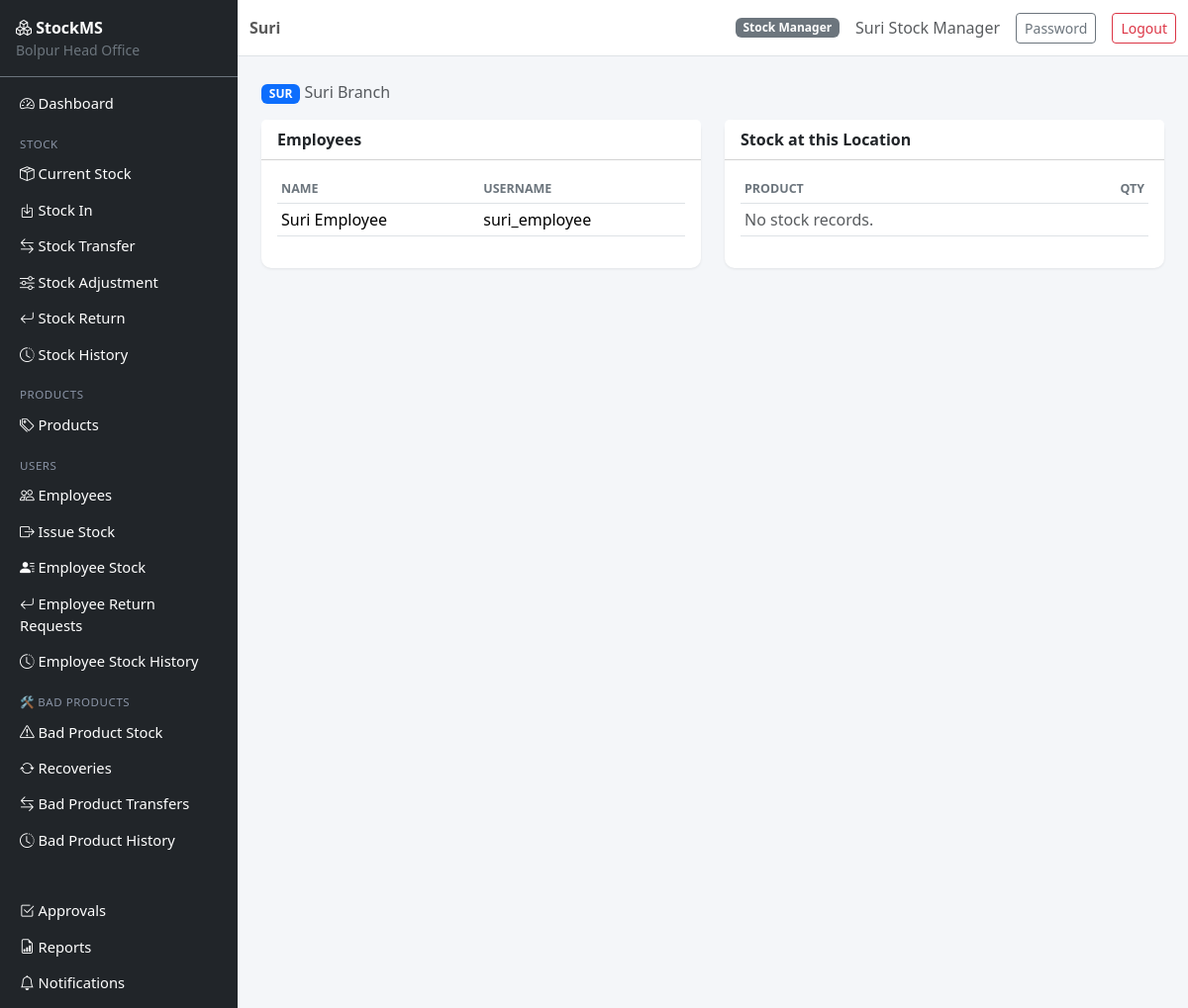
The app's page /locations/2 (signed in) with its own data.
### app/models.py (models this page shows, shortened)
class Location(db.Model):
    __tablename__ = "locations"
    id = db.Column(db.Integer, primary_key=True)
    code = db.Column(db.String(10), unique=True, nullable=False)
    name = db.Column(db.String(120), nullable=False)
    address = db.Column(db.String(255))
    is_active = db.Column(db.Boolean, default=True, nullable=False)
    created_at = db.Column(db.DateTime, default=datetime.utcnow)
    updated_at = db.Column(db.DateTime, default=datetime.utcnow, onupdate=datetime.utcnow)
    manager_assignments = db.relationship("StockManagerAssignment", back_populates="location")
    employees = db.relationship("Employee", back_populates="location")

class User(UserMixin, db.Model):
    __tablename__ = "users"
    id = db.Column(db.Integer, primary_key=True)
    username = db.Column(db.String(64), unique=True, nullable=False, index=True)
    email = db.Column(db.String(120), unique=True, nullable=False, index=True)
    password_hash = db.Column(db.String(255), nullable=False)
    full_name = db.Column(db.String(120), nullable=False)
    role = db.Column(db.String(20), nullable=False, default=ROLE_EMPLOYEE)
    is_active = db.Column(db.Boolean, default=True, nullable=False)
    created_at = db.Column(db.DateTime, default=datetime.utcnow)
    updated_at = db.Column(db.DateTime, default=datetime.utcnow, onupdate=datetime.utcnow)
    last_login_at = db.Column(db.DateTime)
    manager_assignments = db.relationship(
        "StockManagerAssignment", back_populates="user", foreign_keys="StockManagerAssignment.user_id"
    )
    employee_profile = db.relationship(
        "Employee", back_populates="user", uselist=False, foreign_keys="Employee.user_id"
    )
    def is_main_admin(self):
        return self.role == ROLE_MAIN_ADMIN
    def is_stock_manager(self):
        return self.role == ROLE_STOCK_MANAGER
    def is_employee(self):
        return self.role == ROLE_EMPLOYEE
    def authorized_location_ids(self):
        if self.role == ROLE_STOCK_MANAGER:
            return [a.location_id for a in self.manager_assignments if a.is_active]
        if self.role == ROLE_EMPLOYEE and self.employee_profile:
            return [self.employee_profile.location_id]
        return []

class Employee(db.Model):
    __tablename__ = "employees"
    id = db.Column(db.Integer, primary_key=True)
    employee_code = db.Column(db.String(20), unique=True, nullable=False)
    user_id = db.Column(db.Integer, db.ForeignKey("users.id"), unique=True, nullable=False)
    location_id = db.Column(db.Integer, db.ForeignKey("locations.id"), nullable=False)
    stock_manager_id = db.Column(db.Integer, db.ForeignKey("users.id"))  # supervising manager
    phone = db.Column(db.String(20))
    designation = db.Column(db.String(100))
    department = db.Column(db.String(100))
    joined_at = db.Column(db.DateTime, default=datetime.utcnow)
    is_active = db.Column(db.Boolean, default=True, nullable=False)
    created_at = db.Column(db.DateTime, default=datetime.utcnow)
    updated_at = db.Column(db.DateTime, default=datetime.utcnow, onupdate=datetime.utcnow)
    user = db.relationship("User", back_populates="employee_profile", foreign_keys=[user_id])
    location = db.relationship("Location", back_populates="employees")
    stock_manager = db.relationship("User", foreign_keys=[stock_manager_id])

### app/blueprints/locations/routes.py (the view)
@bp.route("/<int:location_id>")
@login_required
def view_location(location_id):
    if not can_access_location(current_user, location_id):
        abort(403)
    loc = Location.query.get_or_404(location_id)
    employees = Employee.query.filter_by(location_id=location_id, is_active=True).all()
    stock = (
        db.session.query(LocationStock, Product)
        .join(Product, LocationStock.product_id == Product.id)
        .filter(LocationStock.location_id == location_id).all()
    )
    return render_template("locations/view.html", location=loc, employees=employees, stock=stock)

### app/services/permission_service.py (called while the page is built)
def can_access_location(user, location_id):
    if user.role == ROLE_MAIN_ADMIN:
        return True
    return location_id in user.authorized_location_ids()

### app/templates/locations/view.html
{% extends "base.html" %}
{% block page_title %}{{ location.name }}{% endblock %}
{% block content %}
<div class="mb-3">
    <span class="badge bg-primary">{{ location.code }}</span>
    <span class="text-muted">{{ location.address or '' }}</span>
</div>
<div class="row">
    <div class="col-md-6">
        <div class="card mb-3">
            <div class="card-header bg-white fw-semibold">Employees</div>
            <div class="card-body">
                <table class="table table-sm">
                    <thead><tr><th>Name</th><th>Username</th></tr></thead>
                    <tbody>
                    {% for e in employees %}
                        <tr><td>{{ e.user.full_name }}</td><td>{{ e.user.username }}</td></tr>
                    {% else %}
                        <tr><td colspan="2" class="text-muted">No employees.</td></tr>
                    {% endfor %}
                    </tbody>
                </table>
            </div>
        </div>
    </div>
    <div class="col-md-6">
        <div class="card mb-3">
            <div class="card-header bg-white fw-semibold">Stock at this Location</div>
            <div class="card-body">
                <table class="table table-sm">
                    <thead><tr><th>Product</th><th class="text-end">Qty</th></tr></thead>
                    <tbody>
                    {% for s, p in stock %}
                        <tr><td>{{ p.name }}</td><td class="text-end">{{ s.quantity }}</td></tr>
                    {% else %}
                        <tr><td colspan="2" class="text-muted">No stock records.</td></tr>
                    {% endfor %}
                    </tbody>
                </table>
            </div>
        </div>
    </div>
</div>
{% endblock %}

### app/templates/base.html (shortened to what this page needs)
<!DOCTYPE html>
<html lang="en">
<head>
    <link href="https://cdn.jsdelivr.net/npm/bootstrap@5.3.3/dist/css/bootstrap.min.css" rel="stylesheet">
    <link href="https://cdn.jsdelivr.net/npm/bootstrap-icons@1.11.3/font/bootstrap-icons.css" rel="stylesheet">
    <link href="{{ url_for('static', filename='css/app.css') }}" rel="stylesheet">
</head>
<body>
{% if current_user.is_authenticated %}
<div class="d-flex" id="wrapper">
    <nav class="sidebar bg-dark text-white" id="sidebar">
        <div class="sidebar-brand p-3 border-bottom border-secondary">
            <i class="bi bi-boxes"></i> <strong>StockMS</strong>
            <div class="small text-secondary">Bolpur Head Office</div>
        </div>
        <ul class="nav flex-column p-2">
            <li class="nav-item"><a class="nav-link text-white" href="{{ url_for('main.dashboard') }}"><i class="bi bi-speedometer2"></i> Dashboard</a></li>
            <li class="nav-item sidebar-heading">Stock</li>
            <li class="nav-item"><a class="nav-link text-white" href="{{ url_for('stock.current_stock') }}"><i class="bi bi-box-seam"></i> Current Stock</a></li>
            {% if current_user.is_main_admin() or current_user.is_stock_manager() %}
            <li class="nav-item"><a class="nav-link text-white" href="{{ url_for('stock.stock_in') }}"><i class="bi bi-box-arrow-in-down"></i> Stock In</a></li>
            {% endif %}
            <li class="nav-item"><a class="nav-link text-white" href="{{ url_for('transfers.list_transfers') }}"><i class="bi bi-arrow-left-right"></i> Stock Transfer</a></li>
            <li class="nav-item"><a class="nav-link text-white" href="{{ url_for('adjustments.list_adjustments') }}"><i class="bi bi-sliders"></i> Stock Adjustment</a></li>
            <li class="nav-item"><a class="nav-link text-white" href="{{ url_for('returns.list_returns') }}"><i class="bi bi-arrow-return-left"></i> Stock Return</a></li>
            <li class="nav-item"><a class="nav-link text-white" href="{{ url_for('stock.stock_history') }}"><i class="bi bi-clock-history"></i> Stock History</a></li>
            <li class="nav-item sidebar-heading">Products</li>
            <li class="nav-item"><a class="nav-link text-white" href="{{ url_for('catalog.list_products') }}"><i class="bi bi-tags"></i> Products</a></li>
            {% if current_user.is_main_admin() or current_user.is_stock_manager() %}
            <li class="nav-item sidebar-heading">Users</li>
            <li class="nav-item"><a class="nav-link text-white" href="{{ url_for('users.list_employees') }}"><i class="bi bi-people"></i> Employees</a></li>
            <li class="nav-item"><a class="nav-link text-white" href="{{ url_for('employee_stock.issue_stock') }}"><i class="bi bi-box-arrow-right"></i> Issue Stock</a></li>
            <li class="nav-item"><a class="nav-link text-white" href="{{ url_for('employee_stock.employee_stock_overview') }}"><i class="bi bi-person-lines-fill"></i> Employee Stock</a></li>
            <li class="nav-item"><a class="nav-link text-white" href="{{ url_for('employee_stock.list_returns') }}"><i class="bi bi-arrow-return-left"></i> Employee Return Requests</a></li>
            <li class="nav-item"><a class="nav-link text-white" href="{{ url_for('employee_stock.history') }}"><i class="bi bi-clock-history"></i> Employee Stock History</a></li>
            {% endif %}
            <li class="nav-item sidebar-heading">🛠 Bad Products</li>
            <li class="nav-item"><a class="nav-link text-white" href="{{ url_for('bad_products.stock') }}"><i class="bi bi-exclamation-triangle"></i> Bad Product Stock</a></li>
            <li class="nav-item"><a class="nav-link text-white" href="{{ url_for('bad_products.list_recoveries') }}"><i class="bi bi-arrow-repeat"></i> Recoveries</a></li>
            <li class="nav-item"><a class="nav-link text-white" href="{{ url_for('bad_products.list_transfers') }}"><i class="bi bi-arrow-left-right"></i> Bad Product Transfers</a></li>
            <li class="nav-item"><a class="nav-link text-white" href="{{ url_for('bad_products.history') }}"><i class="bi bi-clock-history"></i> Bad Product History</a></li>
            <li class="nav-item sidebar-heading">&nbsp;</li>
            <li class="nav-item"><a class="nav-link text-white" href="{{ url_for('approvals.pending') }}"><i class="bi bi-check2-square"></i> Approvals</a></li>
            <li class="nav-item"><a class="nav-link text-white" href="{{ url_for('reports.index') }}"><i class="bi bi-file-earmark-bar-graph"></i> Reports</a></li>
            <li class="nav-item"><a class="nav-link text-white" href="{{ url_for('notifications.list_notifications') }}"><i class="bi bi-bell"></i> Notifications
            </a></li>
        </ul>
    </nav>
    <div class="flex-grow-1">
        <nav class="navbar navbar-expand-lg navbar-light bg-white border-bottom sticky-top">
            <div class="container-fluid">
                <span class="navbar-text fw-semibold">{% block page_title %}{% endblock %}</span>
                <div class="ms-auto d-flex align-items-center gap-3">
                    <span class="badge bg-secondary">{{ current_user.role.replace('_',' ')|title }}</span>
                    <span class="text-muted">{{ current_user.full_name }}</span>
                    <a href="{{ url_for('auth.change_password') }}" class="btn btn-sm btn-outline-secondary">Password</a>
                    <a href="{{ url_for('auth.logout') }}" class="btn btn-sm btn-outline-danger">Logout</a>
                </div>
            </div>
        </nav>
        <main class="container-fluid p-4">
            {% block content %}{% endblock %}
        </main>
    </div>
</div>
{% endif %}
</body>
</html>

### app/static/css/app.css (style rules this page uses)
body { background-color: #f4f6f9; }
.sidebar { width: 240px; min-height: 100vh; }
.sidebar .nav-link { padding: 0.45rem 0.75rem; border-radius: 6px; font-size: 0.92rem; }
.sidebar-heading { color: #8a94a6; text-transform: uppercase; font-size: 0.72rem; letter-spacing: .05em; padding: 0.9rem 0.75rem 0.2rem; }
.card { border: none; box-shadow: 0 1px 3px rgba(0,0,0,0.08); border-radius: 10px; }
.table thead th { font-size: 0.78rem; text-transform: uppercase; color: #6c757d; border-top: none; }

### records on screen
Location: name "Suri", code "SUR", address "Suri Branch"
User: role.replace "Stock Manager", full_name "Suri Stock Manager"
Employee: user.full_name "Suri Employee", user.username "suri_employee"
